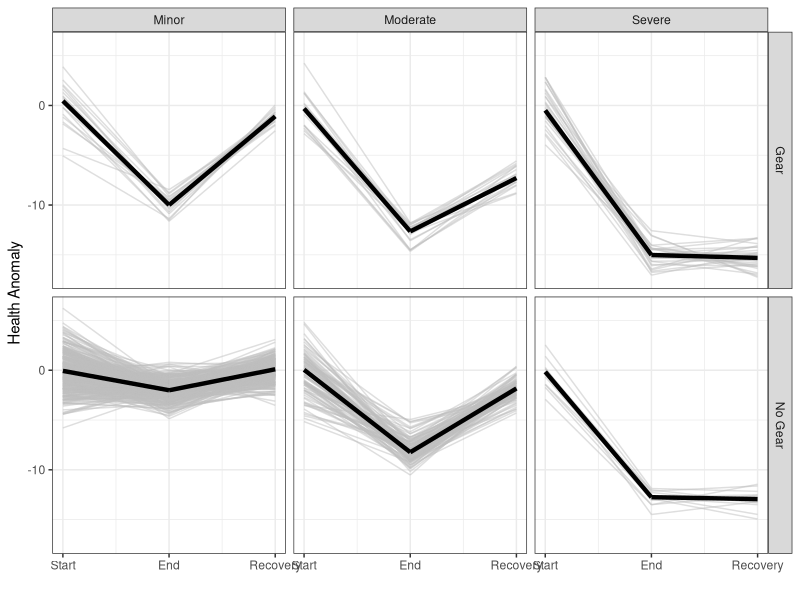

Here is the R script that generated this plot:
## ---- chunk 1
rm(list = ls())
set.seed(314)
library(ggplot2)
library(readr)
library(knitr)
library(dplyr)
library(stringr)
## ---- chunk 2
gearInj <- 1:6
gvec1 <- c('Gear', 'Gear', 'No Gear', 'Gear', 'No Gear', 'No Gear')
gvec2 <- c('Severe', 'Moderate', 'Severe', 'Minor', 'Moderate', 'Minor')
gvec3 <- c('Severe Gear', 'Moderate Gear', 'Severe No Gear', 'Minor Gear', 'Moderate No Gear', 'Minor No Gear')
gvec3 <- factor(gvec3, levels = c('Minor No Gear', 'Minor Gear', 'Moderate No Gear', 'Moderate Gear','Severe No Gear','Severe Gear'))
ncat <- length(gearInj)
num <- c(29, 19, 12, 18, 96, 341)

dat <- data.frame(gearInjury = gearInj,
                  gearLab1 = gvec1,
                  gearLab2 = gvec2,
                  gearLab3 = gvec3,
                  numEvents = num)
dat
## ---- chunk 3
hdat <- data.frame(EGNo = floor(runif(n = sum(num), min = 1004, max = 3000)),
                   EntID = sample(1:4, size = sum(num), replace = TRUE),
                   gearInjury = rep(dat$gearInjury, times = dat$numEvents),
                   gearlab1 = rep(dat$gearLab1, times = dat$numEvents),
                   gearlab2 = rep(dat$gearLab2, times = dat$numEvents),
                   gearlab3 = rep(dat$gearLab3, times = dat$numEvents),
                   shAnom = rnorm(sum(num), sd = 2))
head(hdat)
## ---- chunk 4
hdat$ehAnom <- c(rnorm(n = dat$numEvents[1], mean = -15),
                 rnorm(n = dat$numEvents[2], mean = -12.5),
                 rnorm(n = dat$numEvents[3], mean = -13),
                 rnorm(n = dat$numEvents[4], mean = -10),
                 rnorm(n = dat$numEvents[5], mean = -8),
                 rnorm(n = dat$numEvents[6], mean = -2))

hdat$rhAnom <- c(rnorm(n = dat$numEvents[1], mean = -15),
                 rnorm(n = dat$numEvents[2], mean = -7.5),
                 rnorm(n = dat$numEvents[3], mean = -13),
                 rnorm(n = dat$numEvents[4], mean = -1),
                 rnorm(n = dat$numEvents[5], mean = -2),
                 rnorm(n = dat$numEvents[6], mean = 0))
head(hdat)
## ---- chunk 5
hsum <- hdat %>% 
  group_by(gearlab1, gearlab2) %>% 
  summarise(smed = median(shAnom),
            emed = median(ehAnom),
            rmed = median(rhAnom))
hsum
## ---- chunk 6
p <- ggplot(data = hdat)+
  geom_segment(aes(y = shAnom, yend = ehAnom, x = 0, xend = 1), colour = alpha('grey', 0.5)) +
  geom_segment(aes(y = ehAnom, yend = rhAnom, x = 1, xend = 2), colour = alpha('grey', 0.5))+
  geom_segment(data = hsum, aes(y = smed, yend = emed, x = 0, xend = 1), lwd = 1.5) + 
  geom_segment(data = hsum, aes(y = emed, yend = rmed, x = 1, xend = 2), lwd = 1.5) + 
    scale_x_continuous(breaks = c(0, 1, 2),
                   labels = c( 'Start', 'End', 'Recovery'))+
  facet_grid(gearlab1 ~ gearlab2)+
  theme_bw()+
  labs(x = '', y = 'Health Anomaly')
p
